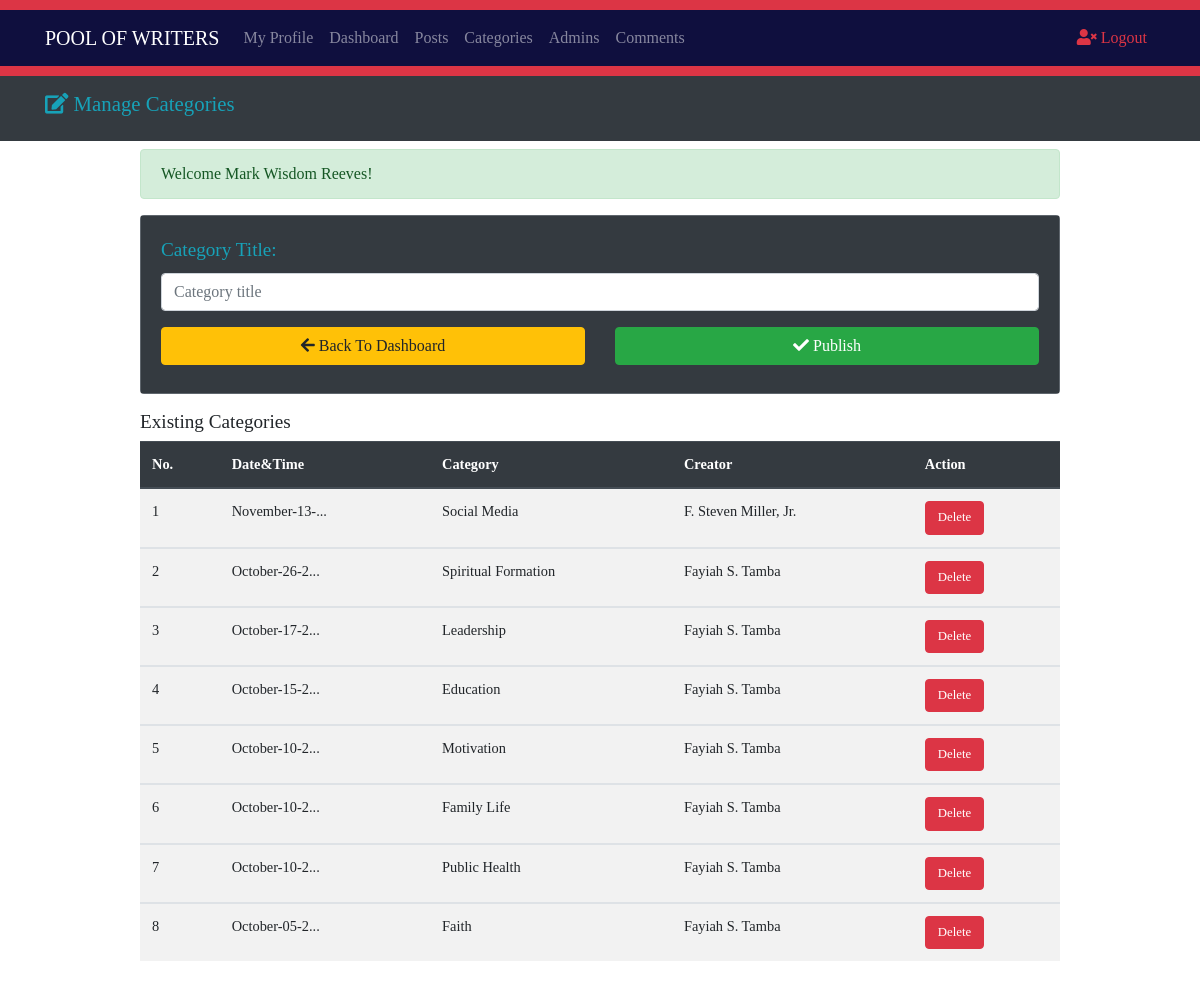
The page /view-all-categories.php (signed in) on the database its author committed.
### tables this page shows
CREATE TABLE `category` (
  `id` int(10) NOT NULL,
  `title` varchar(50) NOT NULL,
  `author` varchar(50) NOT NULL,
  `datetime` varchar(50) NOT NULL
);

### view-all-categories.php (the view, shortened to what this page needs)
<?php include( './includes/globalSessions.php' );
?>
<!DOCTYPE html>
<html lang = 'en'>
<head>
<?php include ( './includes/head.php' );
?>
</head>
<body>
<?php include ( './admin/inc/AdminNavbar.php' );
?>
<header class = 'bg-dark text-white py-3'>
<div class = 'container'>
<div class = 'row'>
<div class = 'text-info col-md-12'>
<h1 class = 'global_text_size_on_small_screen_dashboard_title'><i class = 'fas fa-edit'></i> Manage Categories
</h1>
</div>
</div>
</div>
</header>
<section class = 'container py-2 mb-4'>
<div class = 'row'>
<div class = 'offset-lg-1 col-lg-10' style = 'min-height:400px;'>
<?php
echo SuccessMessage();
?>
<form class = '' action = 'view-all-categories.php' method = 'post'>
<div class = 'card bg-secondary text-light mb-3'>
<div class = 'card-body bg-dark'>
<div class = 'form-group'>
<label for = 'title'> <span class = 'FieldInfo'> Category Title: </span></label>
<input class = 'form-control' type = 'text' name = 'categoryTitle' id = 'title' placeholder = 'Category title'
value = '' autocomplete = 'off'>
</div>
<div class = 'row'>
<div class = 'col-lg-6 mb-2'>
<a href = 'admin-dashboard.php' class = 'btn btn-warning btn-block'><i class = 'fas fa-arrow-left'></i>
Back To
Dashboard</a>
</div>
<div class = 'col-lg-6 mb-2'>
<button type = 'submit' name = 'createCategory' class = 'btn btn-success btn-block'>
<i class = 'fas fa-check'></i> Publish
</button>
</div>
</div>
</div>
</div>
</form>
<h2 class = 'category_text_size_on_small_screen_title'>Existing Categories</h2>
<div class = 'global_responsive_table_container'>
<table class = 'table table-striped table-hover'>
<thead class = 'thead-dark'>
<tr>
<th>No. </th>
<th>Date&Time</th>
<th>Category</th>
<th>Creator</th>
<th>Action</th>
</tr>
</thead>
<?php
global $conn;
$sql = 'SELECT * FROM category ORDER BY id DESC';
$Execute = $conn->query( $sql );
$SrNo = 0;
while ( $DataRows = $Execute->fetch() ) {
    $CategoryId = $DataRows[ 'id' ];
    $CategoryDate = $DataRows[ 'datetime' ];
    $CategoryTitle = $DataRows[ 'title' ];
    $CategoryAuthorName = $DataRows[ 'author' ];
    $SrNo++;
    ?>
    <tbody>
    <tr>
    <td><?php echo htmlentities( $SrNo );
    ?></td>
    <td>
    <?php if ( strlen( $CategoryDate ) > 10 ) {
        $CategoryDate = substr( $CategoryDate, 0, 12 ).'...';
    }
    echo htmlentities( $CategoryDate );
    ?>
    </td>
    <td><?php echo htmlentities( $CategoryTitle );
    ?></td>
    <td><?php echo htmlentities( $CategoryAuthorName );
    ?></td>
    <td> <a href = 'delete-category.php?id=<?php echo $CategoryId; ?>' class = 'btn btn-danger'>Delete</a></td>
    </tbody>
    <?php }
    ?>
    </table>
    </div>
    </div>
    </div>
    </section>
    <?php include ( './admin/inc/footer.php' );
    ?>

### css/styles.css (style rules this page uses)
.FieldInfo { color: #17a2b8; font-family: Bitter, Georgia, 'Times New Roman', Times, serif; font-size: 1.2em; }

### includes/head.php (style rules this page uses)
* { padding: 0; margin: 0; font-family: Bitter, Georgia, 'Times New Roman', Times, serif; box-sizing: border-box; }
.global_responsive_table_container th { font-size: 0.9rem; }
.global_responsive_table_container td { font-size: 0.9rem; }
.global_responsive_table_container td a { font-size: 0.8rem; }
.category_text_size_on_small_screen_title { font-size: 1.2rem; }
.global_text_size_on_small_screen_dashboard_title { font-size: 1.3rem; }

### rows shown on the page
category: datetime "November-13-...", title "Social Media", author "F. Steven Miller, Jr."
category: datetime "October-26-2...", title "Spiritual Formation", author "Fayiah S. Tamba"
category: datetime "October-17-2...", title "Leadership", author "Fayiah S. Tamba"
category: datetime "October-15-2...", title "Education", author "Fayiah S. Tamba"
category: datetime "October-10-2...", title "Motivation", author "Fayiah S. Tamba"
category: datetime "October-10-2...", title "Family Life", author "Fayiah S. Tamba"
category: datetime "October-10-2...", title "Public Health", author "Fayiah S. Tamba"
category: datetime "October-05-2...", title "Faith", author "Fayiah S. Tamba"

### other values the page prints
SuccessMessage() "Welcome Mark Wisdom Reeves!"
